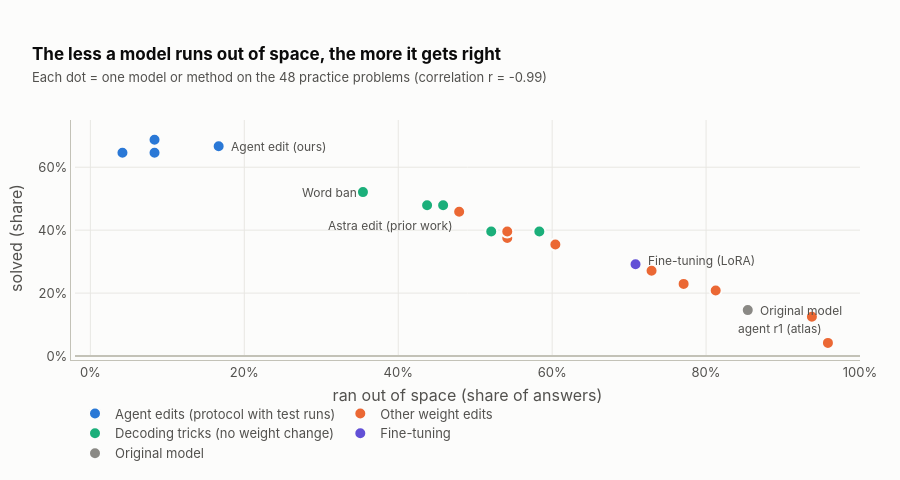

The notebook cell this image was saved under:
### Markdown cell above
## 4. Why it works: stop the loops, and the answers follow

Every method and every edited model we ever tested on the practice set is one dot. Horizontally: how often it ran
out of space. Vertically: how often it was right.

### Code cell
G = {"Agent edits (protocol with test runs)": BLUE, "Other weight edits": ORANGE, "Decoding tricks (no weight change)": AQUA,
     "Fine-tuning": VIOLET, "Original model": GRAY}
def group(a):
    if a == "base": return "Original model"
    if a.startswith("ft_"): return "Fine-tuning"
    if a.startswith(("lb", "bf")): return "Decoding tricks (no weight change)"
    if a in ("m2a_a1", A1, "m2a_a2", A1 + "+bf4096"): return "Agent edits (protocol with test runs)"
    return "Other weight edits"
NICE = {"m2a_r1": "agent r1 (atlas)", "m2a_a0": "agent a0", "m2a_r2": "agent r2 (atlas)", "m2a_r3": "agent r3 (atlas)",
        "m2a_a1": "agent a1 (1st pick)", "m2a_r1_192156_139": "agent r1 (3rd pick)", "m2a_dose_232243_057": "dose test 1",
        "m2a_dose_232709_125": "dose test 2", "lb_w10_t0": "word ban (setting 1)", "lb_w3_t1": "word ban (setting 3)",
        "bf8192": "time limit 8,192", "m2a_naive": "automated search"}
fig = go.Figure()
pts = []
for a, v in gen["dev48"].items():
    s = v["summary"]; n = len(v["rows"])
    pts.append((a, s["cut"], s["acc"], n, group(a)))
for gname, col in G.items():
    P = [p for p in pts if p[4] == gname]
    fig.add_scatter(x=[p[1] for p in P], y=[p[2] for p in P], mode="markers", name=gname,
                    marker=dict(size=12, color=col, line=dict(color=SURFACE, width=2)),
                    customdata=[[ARMS[p[0]][0] if p[0] in ARMS else NICE.get(p[0], p[0]), round(p[2] * p[3]), p[3], round(p[1] * p[3])] for p in P],
                    hovertemplate="<b>%{customdata[0]}</b><br>ran out of space on %{customdata[3]} of %{customdata[2]} (%{x:.0%})<br>solved %{customdata[1]} of %{customdata[2]} (%{y:.0%})<extra></extra>")
for a, xa, ys in [("base", "left", 0), (A1, "left", 0), ("astra", "right", -14), ("ft_sft_ep2", "left", 4), ("lbx_w10_t1", "right", 0), ("m2a_r1", "right", 14)]:
    p = next(p for p in pts if p[0] == a)
    fig.add_annotation(x=p[1], y=p[2], text=ARMS[a][0] if a in ARMS else NICE[a], showarrow=False,
                       xshift=10 if xa == "left" else -4, yshift=ys, xanchor=xa, font=dict(color=INK2, size=12))
import numpy as np
r = np.corrcoef([p[1] for p in pts], [p[2] for p in pts])[0, 1]
style(fig, 480, "The less a model runs out of space, the more it gets right",
      f"Each dot = one model or method on the 48 practice problems (correlation r = {r:.2f})")
fig.update_xaxes(title="ran out of space (share of answers)", tickformat=".0%", range=[-0.02, 1.0], zeroline=False)
fig.update_yaxes(title="solved (share)", tickformat=".0%", range=[0, 0.75])
show(fig)

### Figure 1 — Plotly figure (JSON) as saved in the notebook; plotly's stock layout.template omitted (floating-point values rounded to 4 significant figures)
{"data": [{"customdata": [["agent a1 (1st pick)", 31, 48, 2], ["Agent edit (ours)", 32, 48, 8], ["Agent edit, 2nd agent", 31, 48, 4], ["Agent edit + time limit", 33, 48, 4]], "hovertemplate": "<b>%{customdata[0]}</b><br>ran out of space on %{customdata[3]} of %{customdata[2]} (%{x:.0%})<br>solved %{customdata[1]} of %{customdata[2]} (%{y:.0%})<extra></extra>", "marker": {"color": "#2a78d6", "line": {"color": "#fcfcfb", "width": 2}, "size": 12}, "mode": "markers", "name": "Agent edits (protocol with test runs)", "type": "scatter", "x": [0.04167, 0.1667, 0.08333, 0.08333], "y": [0.6458, 0.6667, 0.6458, 0.6875]}, {"customdata": [["Astra edit (prior work)", 22, 48, 23], ["agent r1 (atlas)", 2, 48, 46], ["agent a0", 18, 48, 26], ["agent r1 (3rd pick)", 11, 48, 37], ["dose test 1", 6, 48, 45], ["dose test 2", 10, 48, 39], ["agent r2 (atlas)", 17, 48, 29], ["agent r3 (atlas)", 19, 48, 26], ["Automated search (no agent)", 13, 48, 35]], "hovertemplate": "<b>%{customdata[0]}</b><br>ran out of space on %{customdata[3]} of %{customdata[2]} (%{x:.0%})<br>solved %{customdata[1]} of %{customdata[2]} (%{y:.0%})<extra></extra>", "marker": {"color": "#eb6834", "line": {"color": "#fcfcfb", "width": 2}, "size": 12}, "mode": "markers", "name": "Other weight edits", "type": "scatter", "x": [0.4792, 0.9583, 0.5417, 0.7708, 0.9375, 0.8125, 0.6042, 0.5417, 0.7292], "y": [0.4583, 0.04167, 0.375, 0.2292, 0.125, 0.2083, 0.3542, 0.3958, 0.2708]}, {"customdata": [["word ban (setting 1)", 19, 48, 28], ["Word ban", 25, 48, 17], ["word ban (setting 3)", 19, 48, 25], ["Thinking time limit", 23, 48, 22], ["time limit 8,192", 23, 48, 21]], "hovertemplate": "<b>%{customdata[0]}</b><br>ran out of space on %{customdata[3]} of %{customdata[2]} (%{x:.0%})<br>solved %{customdata[1]} of %{customdata[2]} (%{y:.0%})<extra></extra>", "marker": {"color": "#1baf7a", "line": {"color": "#fcfcfb", "width": 2}, "size": 12}, "mode": "markers", "name": "Decoding tricks (no weight change)", "type": "scatter", "x": [0.5833, 0.3542, 0.5208, 0.4583, 0.4375], "y": [0.3958, 0.5208, 0.3958, 0.4792, 0.4792]}, {"customdata": [["Fine-tuning (LoRA)", 14, 48, 34]], "hovertemplate": "<b>%{customdata[0]}</b><br>ran out of space on %{customdata[3]} of %{customdata[2]} (%{x:.0%})<br>solved %{customdata[1]} of %{customdata[2]} (%{y:.0%})<extra></extra>", "marker": {"color": "#6250d6", "line": {"color": "#fcfcfb", "width": 2}, "size": 12}, "mode": "markers", "name": "Fine-tuning", "type": "scatter", "x": [0.7083], "y": [0.2917]}, {"customdata": [["Original model", 7, 48, 41]], "hovertemplate": "<b>%{customdata[0]}</b><br>ran out of space on %{customdata[3]} of %{customdata[2]} (%{x:.0%})<br>solved %{customdata[1]} of %{customdata[2]} (%{y:.0%})<extra></extra>", "marker": {"color": "#8a8985", "line": {"color": "#fcfcfb", "width": 2}, "size": 12}, "mode": "markers", "name": "Original model", "type": "scatter", "x": [0.8542], "y": [0.1458]}], "layout": {"annotations": [{"font": {"color": "#52514e", "size": 12}, "showarrow": false, "text": "Original model", "x": 0.8542, "xanchor": "left", "xshift": 10, "y": 0.1458, "yshift": 0}, {"font": {"color": "#52514e", "size": 12}, "showarrow": false, "text": "Agent edit (ours)", "x": 0.1667, "xanchor": "left", "xshift": 10, "y": 0.6667, "yshift": 0}, {"font": {"color": "#52514e", "size": 12}, "showarrow": false, "text": "Astra edit (prior work)", "x": 0.4792, "xanchor": "right", "xshift": -4, "y": 0.4583, "yshift": -14}, {"font": {"color": "#52514e", "size": 12}, "showarrow": false, "text": "Fine-tuning (LoRA)", "x": 0.7083, "xanchor": "left", "xshift": 10, "y": 0.2917, "yshift": 4}, {"font": {"color": "#52514e", "size": 12}, "showarrow": false, "text": "Word ban", "x": 0.3542, "xanchor": "right", "xshift": -4, "y": 0.5208, "yshift": 0}, {"font": {"color": "#52514e", "size": 12}, "showarrow": false, "text": "agent r1 (atlas)", "x": 0.9583, "xanchor": "right", "xshift": -4, "y": 0.04167, "yshift": 14}], "bargap": 0.25, "font": {"color": "#52514e", "family": "Inter, Helvetica, Arial, sans-serif", "size": 13}, "height": 480, "hoverlabel": {"align": "left", "bgcolor": "white", "bordercolor": "#c3c2b7", "font": {"color": "#0b0b0b", "size": 13}}, "legend": {"font": {"color": "#52514e"}, "orientation": "h", "x": 0, "xref": "paper", "y": -0.18}, "margin": {"b": 48, "l": 40, "pad": 4, "r": 40, "t": 120}, "paper_bgcolor": "#fcfcfb", "plot_bgcolor": "#fcfcfb", "title": {"font": {"color": "#0b0b0b", "size": 17}, "pad": {"l": 32, "t": 8}, "text": "<b>The less a model runs out of space, the more it gets right</b><br><span style='font-size:13px;color:#52514e'>Each dot = one model or method on the 48 practice problems (correlation r = -0.99)</span>", "x": 0, "xanchor": "left", "xref": "container"}, "xaxis": {"gridcolor": "#e8e7e3", "linecolor": "#c3c2b7", "range": [-0.02, 1.0], "tickfont": {"color": "#52514e"}, "tickformat": ".0%", "title": {"text": "ran out of space (share of answers)"}, "zeroline": false, "zerolinecolor": "#c3c2b7"}, "yaxis": {"gridcolor": "#e8e7e3", "linecolor": "#c3c2b7", "range": [0, 0.75], "tickfont": {"color": "#52514e"}, "tickformat": ".0%", "title": {"text": "solved (share)"}, "zerolinecolor": "#c3c2b7"}}}
